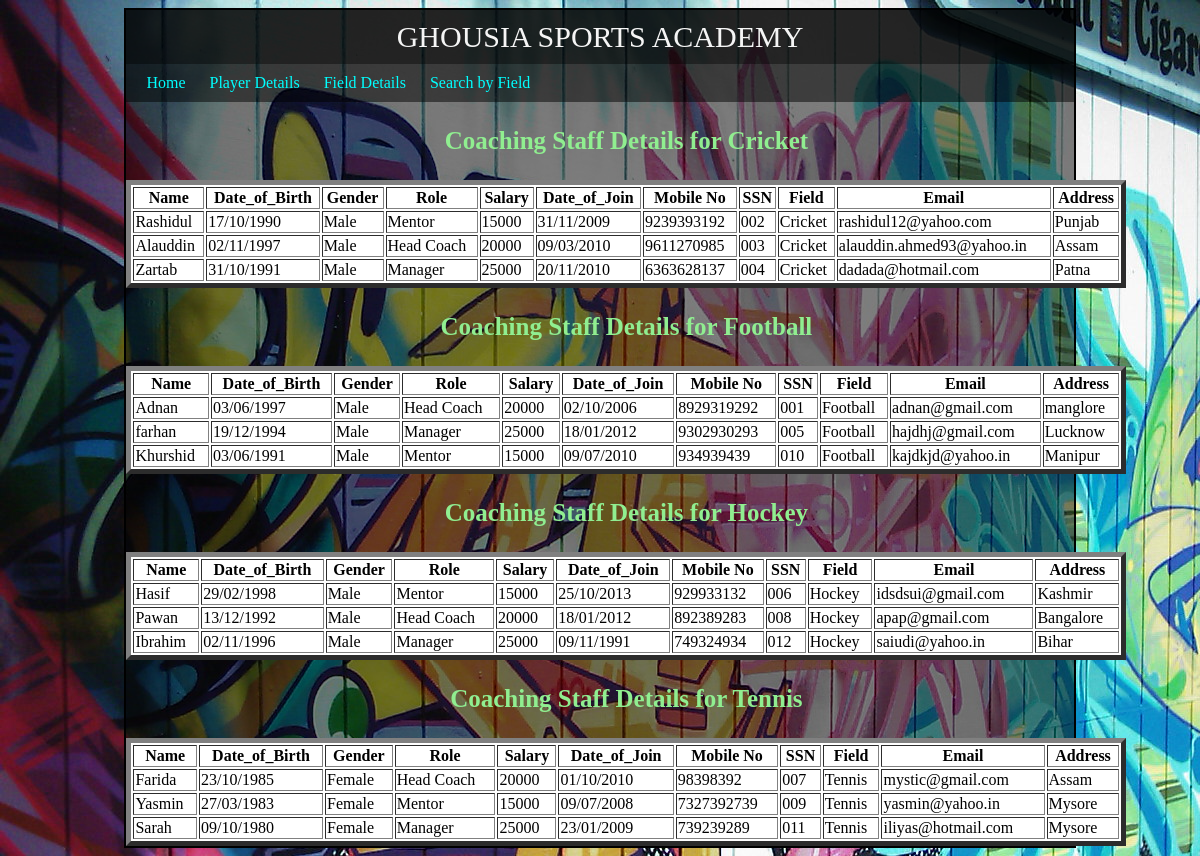
Page /coach.php on the committed database.
### tables this page shows
CREATE TABLE IF NOT EXISTS `coach_details` (
  `name` varchar(25) NOT NULL,
  `dob` varchar(10) NOT NULL,
  `gender` varchar(10) NOT NULL,
  `role` varchar(25) NOT NULL,
  `sal` varchar(10) NOT NULL,
  `doj` varchar(10) NOT NULL,
  `pno` varchar(10) NOT NULL,
  `ssn` varchar(10) NOT NULL,
  `field` varchar(10) NOT NULL,
  `email` varchar(25) NOT NULL,
  `address` varchar(30) NOT NULL
);

### coach.php (the view, shortened to what this page needs)
<!DOCTYPE>
<html>
<head>
	<link rel="stylesheet" type="text/css" href="css/coach.css">
</head>
<body background="second.jpg">
	<div class="init">
		<header>
			GHOUSIA SPORTS ACADEMY
		</header>
		<nav>
			<a href="home.php">Home</a>
			<a href="show_details.php">Player Details</a>
			<a href="field_details.php"> Field Details</a>
			<a href="search_player.php">Search by Field</a>
		</nav>
		<table width="1000" border="5" align="center" bgcolor="white">
			<caption>
				<h3> Coaching Staff Details for Cricket</h3>
			</caption>
			<tr>
				<th>Name</th>
				<th>Date_of_Birth</th>
				<th>Gender</th>
				<th>Role</th>
				<th>Salary</th>
				<th>Date_of_Join</th>
				<th>Mobile No</th>
				<th>SSN</th>
				<th>Field</th>
				<th>Email</th>
				<th>Address</th>
			</tr>
			<?php
			$link = mysqli_connect("localhost", "root", "") or die("not connected");
			mysqli_select_db($link, "sports") or die("no db found");
			$viewquery = "SELECT * FROM coach_details where field='Cricket'";
			$Execute = mysqli_query($link, $viewquery);
			while ($Datarows = mysqli_fetch_array($Execute)) {
				$name = $Datarows['name'];
				$dob = $Datarows['dob'];
				$gender = $Datarows['gender'];
				$role = $Datarows['role'];
				$sal = $Datarows['sal'];
				$doj = $Datarows['doj'];
				$pno = $Datarows['pno'];
				$ssn = $Datarows['ssn'];
				$field = $Datarows['field'];
				$email = $Datarows['email'];
				$address = $Datarows['address'];
				?>
				<tr>
					<td><?php echo $name; ?></td>
					<td><?php echo  $dob; ?></td>
					<td><?php echo $gender; ?></td>
					<td><?php echo $role; ?></td>
					<td><?php echo $sal; ?></td>
					<td><?php echo $doj; ?></td>
					<td><?php echo $pno; ?></td>
					<td><?php echo $ssn; ?></td>
					<td><?php echo $field; ?></td>
					<td><?php echo $email; ?></td>
					<td><?php echo $address; ?></td>
				</tr>
			<?php  } ?>
		</table>
		<table width="1000" border="5" align="center" bgcolor="white">
			<caption>
				<h3> Coaching Staff Details for Football</h3>
			</caption>
			<tr>
				<th>Name</th>
				<th>Date_of_Birth</th>
				<th>Gender</th>
				<th>Role</th>
				<th>Salary</th>
				<th>Date_of_Join</th>
				<th>Mobile No</th>
				<th>SSN</th>
				<th>Field</th>
				<th>Email</th>
				<th>Address</th>
			</tr>
			<?php
			$link = mysqli_connect("localhost", "root", "") or die("not connected");
			mysqli_select_db($link, "sports") or die("no db found");
			$viewquery = "SELECT * FROM coach_details where field='Football'";
			$Execute = mysqli_query($link, $viewquery);
			while ($Datarows = mysqli_fetch_array($Execute)) {
				$name = $Datarows['name'];
				$dob = $Datarows['dob'];
				$gender = $Datarows['gender'];
				$role = $Datarows['role'];
				$sal = $Datarows['sal'];
				$doj = $Datarows['doj'];
				$pno = $Datarows['pno'];
				$ssn = $Datarows['ssn'];
				$field = $Datarows['field'];
				$email = $Datarows['email'];
				$address = $Datarows['address'];
				?>
				<tr>
					<td><?php echo $name; ?></td>
					<td><?php echo  $dob; ?></td>
					<td><?php echo $gender; ?></td>
					<td><?php echo $role; ?></td>
					<td><?php echo $sal; ?></td>
					<td><?php echo $doj; ?></td>
					<td><?php echo $pno; ?></td>
					<td><?php echo $ssn; ?></td>
					<td><?php echo $field; ?></td>
					<td><?php echo $email; ?></td>
					<td><?php echo $address; ?></td>
				</tr>
			<?php  } ?>
		</table>
		<table width="1000" border="5" align="center" bgcolor="white">
			<caption>
				<h3> Coaching Staff Details for Hockey</h3>
			</caption>
			<tr>
				<th>Name</th>
				<th>Date_of_Birth</th>
				<th>Gender</th>
				<th>Role</th>
				<th>Salary</th>
				<th>Date_of_Join</th>
				<th>Mobile No</th>
				<th>SSN</th>
				<th>Field</th>
				<th>Email</th>
				<th>Address</th>
			</tr>
			<?php
			$link = mysqli_connect("localhost", "root", "") or die("not connected");
			mysqli_select_db($link, "sports") or die("no db found");
			$viewquery = "SELECT * FROM coach_details where field='Hockey'";
			$Execute = mysqli_query($link, $viewquery);
			while ($Datarows = mysqli_fetch_array($Execute)) {
				$name = $Datarows['name'];
				$dob = $Datarows['dob'];
				$gender = $Datarows['gender'];
				$role = $Datarows['role'];
				$sal = $Datarows['sal'];
				$doj = $Datarows['doj'];
				$pno = $Datarows['pno'];
				$ssn = $Datarows['ssn'];
				$field = $Datarows['field'];
				$email = $Datarows['email'];
				$address = $Datarows['address'];
				?>
				<tr>
					<td><?php echo $name; ?></td>
					<td><?php echo  $dob; ?></td>
					<td><?php echo $gender; ?></td>
					<td><?php echo $role; ?></td>
					<td><?php echo $sal; ?></td>
					<td><?php echo $doj; ?></td>
					<td><?php echo $pno; ?></td>
					<td><?php echo $ssn; ?></td>
					<td><?php echo $field; ?></td>
					<td><?php echo $email; ?></td>
					<td><?php echo $address; ?></td>
				</tr>
			<?php  } ?>
		</table>
		<table width="1000" border="5" align="center" bgcolor="white">
			<caption>
				<h3> Coaching Staff Details for Tennis</h3>
			</caption>
			<tr>
				<th>Name</th>
				<th>Date_of_Birth</th>
				<th>Gender</th>
				<th>Role</th>
				<th>Salary</th>
				<th>Date_of_Join</th>
				<th>Mobile No</th>
				<th>SSN</th>
				<th>Field</th>
				<th>Email</th>
				<th>Address</th>
			</tr>
			<?php
			$link = mysqli_connect("localhost", "root", "") or die("not connected");
			mysqli_select_db($link, "sports") or die("no db found");
			$viewquery = "SELECT * FROM coach_details where field='tennis'";
			$Execute = mysqli_query($link, $viewquery);
			while ($Datarows = mysqli_fetch_array($Execute)) {
				$name = $Datarows['name'];
				$dob = $Datarows['dob'];
				$gender = $Datarows['gender'];
				$role = $Datarows['role'];
				$sal = $Datarows['sal'];
				$doj = $Datarows['doj'];
				$pno = $Datarows['pno'];
				$ssn = $Datarows['ssn'];
				$field = $Datarows['field'];
				$email = $Datarows['email'];
				$address = $Datarows['address'];
				?>
				<tr>
					<td><?php echo $name; ?></td>
					<td><?php echo  $dob; ?></td>
					<td><?php echo $gender; ?></td>
					<td><?php echo $role; ?></td>
					<td><?php echo $sal; ?></td>
					<td><?php echo $doj; ?></td>
					<td><?php echo $pno; ?></td>
					<td><?php echo $ssn; ?></td>
					<td><?php echo $field; ?></td>
					<td><?php echo $email; ?></td>
					<td><?php echo $address; ?></td>
				</tr>
			<?php  } ?>
		</table>
</body>
</html>

### css/coach.css (style rules this page uses)
.init { border:2px solid black; width: 80%; margin: auto; background: rgba(0,0,0,0.5); }
header { font-size: 30px; color: whitesmoke; background: rgba(1, 1,1, 0.7); text-align: center; padding: 10px; font-family: cursive; }
nav { background: rgba(0,0,0,0.5); padding: 10px; }
a { text-align: left; color: aqua; padding: 10px; text-align: left; text-decoration: none; }
h3 { color: lightgreen; font-size: 25px; }

### rows in the picture
coach_details: name "Rashidul", dob "17/10/1990", gender "Male", role "Mentor", sal "15000", doj "31/11/2009", pno "9239393192", ssn "002", field "Cricket", email "rashidul12@yahoo.com", address "Punjab"
coach_details: name "Alauddin", dob "02/11/1997", gender "Male", role "Head Coach", sal "20000", doj "09/03/2010", pno "9611270985", ssn "003", field "Cricket", email "alauddin.ahmed93@yahoo.in", address "Assam"
coach_details: name "Zartab", dob "31/10/1991", gender "Male", role "Manager", sal "25000", doj "20/11/2010", pno "6363628137", ssn "004", field "Cricket", email "dadada@hotmail.com", address "Patna"
coach_details: name "Adnan", dob "03/06/1997", gender "Male", role "Head Coach", sal "20000", doj "02/10/2006", pno "8929319292", ssn "001", field "Football", email "adnan@gmail.com", address "manglore"
coach_details: name "farhan", dob "19/12/1994", gender "Male", role "Manager", sal "25000", doj "18/01/2012", pno "9302930293", ssn "005", field "Football", email "hajdhj@gmail.com", address "Lucknow"
coach_details: name "Khurshid", dob "03/06/1991", gender "Male", role "Mentor", sal "15000", doj "09/07/2010", pno "934939439", ssn "010", field "Football", email "kajdkjd@yahoo.in", address "Manipur"
coach_details: name "Hasif", dob "29/02/1998", gender "Male", role "Mentor", sal "15000", doj "25/10/2013", pno "929933132", ssn "006", field "Hockey", email "idsdsui@gmail.com", address "Kashmir"
coach_details: name "Pawan", dob "13/12/1992", gender "Male", role "Head Coach", sal "20000", doj "18/01/2012", pno "892389283", ssn "008", field "Hockey", email "apap@gmail.com", address "Bangalore"
coach_details: name "Ibrahim", dob "02/11/1996", gender "Male", role "Manager", sal "25000", doj "09/11/1991", pno "749324934", ssn "012", field "Hockey", email "saiudi@yahoo.in", address "Bihar"
coach_details: name "Farida", dob "23/10/1985", gender "Female", role "Head Coach", sal "20000", doj "01/10/2010", pno "98398392", ssn "007", field "Tennis", email "mystic@gmail.com", address "Assam"
coach_details: name "Yasmin", dob "27/03/1983", gender "Female", role "Mentor", sal "15000", doj "09/07/2008", pno "7327392739", ssn "009", field "Tennis", email "yasmin@yahoo.in", address "Mysore"
coach_details: name "Sarah", dob "09/10/1980", gender "Female", role "Manager", sal "25000", doj "23/01/2009", pno "739239289", ssn "011", field "Tennis", email "iliyas@hotmail.com", address "Mysore"
